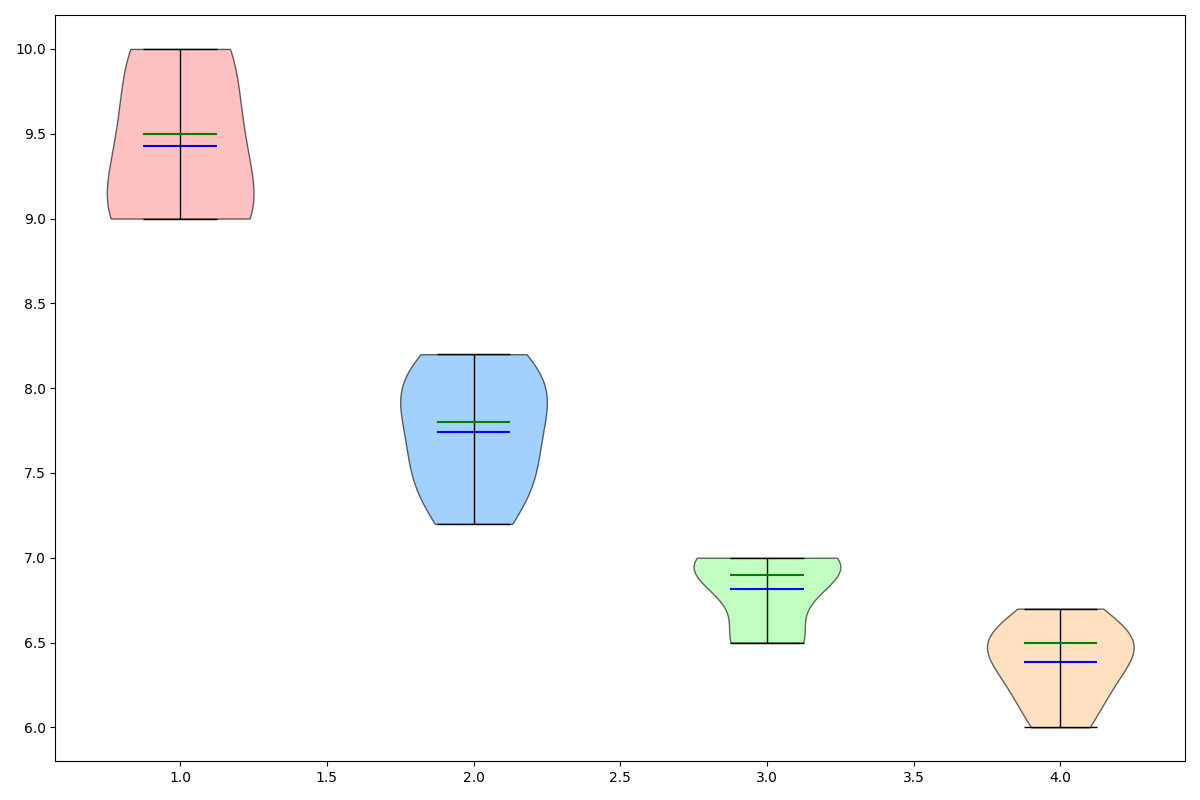

Generate this figure with Python:
import matplotlib.pyplot as plt
import numpy as np

# Constructing contextual data for each age group
children_sleep = [9, 9.5, 10, 9, 9.5, 9, 10]
teenagers_sleep = [7.2, 8, 7.5, 8, 7.8, 7.5, 8.2]
adults_sleep = [6.5, 7, 6.8, 7, 6.9, 7, 6.5]
seniors_sleep = [6, 6.5, 6.2, 6.5, 6.7, 6.5, 6.3]

# Combine data into a list
data = [children_sleep, teenagers_sleep, adults_sleep, seniors_sleep]

# Initialize the figure
fig, axs = plt.subplots(1, 1, figsize=(12, 8))

# Violin Plot
violin = axs.violinplot(data, vert=True, showmeans=True, showextrema=True, showmedians=True)

# Customizing the plot
colors = ['#ff9999', '#66b3ff', '#99ff99', '#ffcc99']
for i, pc in enumerate(violin['bodies']):
    pc.set_facecolor(colors[i % len(colors)])
    pc.set_edgecolor('black')
    pc.set_alpha(0.6)

# Customizing the mean, medians, and extrema lines:
violin['cmeans'].set_color('blue')
violin['cmedians'].set_color('green')
for partname in ('cbars', 'cmins', 'cmaxes'):
    vp = violin[partname]
    vp.set_edgecolor('black')
    vp.set_linewidth(1)

# Automatically adjust the layout to prevent overlap
plt.tight_layout()

# Display the plot
plt.show()
